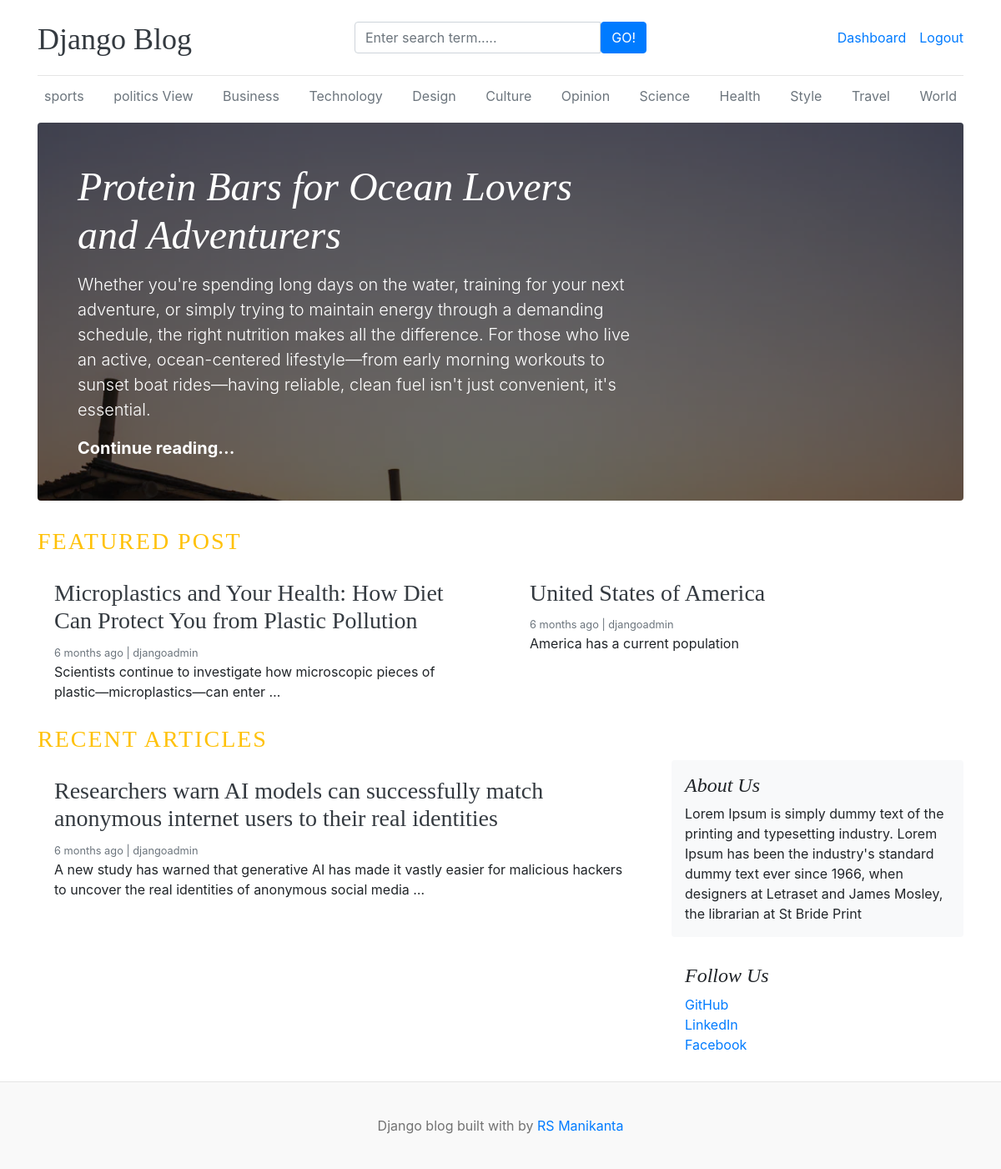
/ (signed in), run on the app's committed database.
### blogs/models.py (models this page shows, shortened)
class Category(models.Model):
    category_name =models.CharField(max_length=50,unique=True)
    created_at =models.DateTimeField(auto_now_add=True)
    updated_at =models.DateTimeField(auto_now=True)
    class Meta:
        verbose_name_plural='categories'
    def __str__(self):
        return self.category_name

class Blog(models.Model):
    title = models.CharField(max_length=100)
    slug= models.SlugField(max_length=150,unique=True,blank=True)
    category= models.ForeignKey(Category,on_delete=models.CASCADE)
    author= models.ForeignKey(User,on_delete=models.CASCADE)
    featured_image = models.ImageField(upload_to='upload/%y/%m/%d')
    short_description = models.TextField(max_length=500)
    blog_body = models.TextField(max_length=2000)
    status=models.CharField(max_length=20,choices=STATUS_CHOICES,default="Draft")
    is_featured=models.BooleanField(default=False)
    created_at=models.DateTimeField(auto_now_add=True)
    updated_at=models.DateTimeField(auto_now=True)

### assignments/models.py (models this page shows, shortened)
class About(models.Model):
    about_heading = models.CharField(max_length=25)
    about_description = models.TextField(max_length=225)
    created_at=models.DateTimeField(auto_now_add=True)
    updated_at=models.DateTimeField(auto_now=True)
    class Meta:
        verbose_name_plural='About'

class SocialLink(models.Model):
    platform = models.CharField(max_length=25)
    link = models.URLField(max_length=100)
    created_at=models.DateTimeField(auto_now_add=True)
    updated_at=models.DateTimeField(auto_now=True)

### blog_main/views.py (the view)
# urls.py: 2. Add a URL to urlpatterns:  path('', views.home, name='home')
def home(request):
    featured_post = Blog.objects.filter(is_featured=True,status='Published').order_by('updated_at')
    posts=Blog.objects.filter(is_featured=False,status='Published')
    try:
        about = About.objects.get()
    except:
        about=None
    context={
        'featured_post':featured_post,
        'posts':posts,
        'about':about,
    }
    return render(request,'home.html',context)

### blogs/context_processors.py (called while the page is built)
def get_categories(request):
    categories = Category.objects.all()
    return dict(categories=categories)

def get_social_links(request):
    social_links = SocialLink.objects.all()
    return dict(social_links=social_links)

### templates/home.html
{% extends 'base.html' %}
    {% block content%}
  {% for post in featured_post %}
  {% if forloop.first %}
<div class="jumbotron p-3 p-md-5 text-white rounded bg-dark" style="background-image: url({{ post.featured_image.url }});background-blend-mode: overlay;background-size:cover;">
    <div class="col-md-8 px-0">
      <h1 class="display-4 font-italic">{{post.title}}</h1>
      <p class="lead my-3">{{post.short_description}}</p>
      <p class="lead mb-0"><a href="{% url 'blogs' post.slug %}" class="text-white font-weight-bold">Continue reading...</a></p>
    </div>
  </div>
  {% endif %}
  {% endfor %}
  <h3 class="text-uppercase text-warning " style="letter-spacing: 2px;">Featured Post</h3>
<div class="row mb-2">
    {% for post in featured_post %}
        {% if not forloop.first %}
            <div class="col-md-6">
                <div class="card border-0">
                    <div class="card-body">
                        <h3> <a href="{% url 'blogs' post.slug %}" class="text-dark">{{ post.title }}</a></h3>
                        <small class="mb-1 text-muted">
                            {{ post.created_at | timesince }} ago | {{ post.author }}
                        </small>
                        <p class="card-text">
                            {{ post.short_description | truncatewords:10 }}
                        </p>
                    </div>
                </div>
            </div>
        {% endif %}
    {% endfor %}
</div>
 <h3 class="text-uppercase text-warning " style="letter-spacing: 2px;">Recent Articles</h3>
  <main role="main" class="container p-0">
    <div class="row">
      <div class="col-md-8 blog-main">
        {% for post in posts %}
<div class="card border-0">
                    <div class="card-body">
                        <h3><a href="{% url 'blogs' post.slug %}"class="text-dark">{{ post.title }}</a></h3>
                        <small class="mb-1 text-muted">
                            {{ post.created_at | timesince }} ago | {{ post.author }}
                        </small>
                        <p class="card-text">
                            {{ post.short_description | truncatewords:25 }}</p>
                    </div>
                </div>
      {% endfor  %}
      </div>
      <aside class="col-md-4 blog-sidebar">
        <div class="p-3 mb-3 bg-light rounded">
          <h4 class="font-italic">{{ about.about_heading }}</h4>
          <p class="mb-0">{{ about.about_description }}</p>
        </div>
        {% if social_links %}
        <div class="p-3">
          <h4 class="font-italic">Follow Us</h4>
          <ol class="list-unstyled">
            {% for i in social_links %}
            <li><a href="{{i.link}}" target="_blank">{{ i.platform }}</a></li>
            {% endfor %}
          </ol>
        </div>
        {% endif %}
      </aside>
    </div>
  </main>
</div>
{% endblock %}

### templates/base.html (shortened to what this page needs)
{% load static %}
<!DOCTYPE html>
<html lang="en">
<head>
    <link href="https://getbootstrap.com/docs/4.0/dist/css/bootstrap.min.css" rel="stylesheet">
    <link href="{% static 'css/blog.css' %}" rel="stylesheet">
    <link rel="stylesheet" href="https://cdnjs.cloudflare.com/ajax/libs/font-awesome/4.7.0/css/font-awesome.min.css">
  </head>
<body>
    <div class="container">
      <header class="blog-header py-3">
        <div class="row flex-nowrap justify-content-between align-items-center">
          <div class="col-4 pt-1">
            <a class="blog-header-logo text-dark" href="/">Django Blog</a>
          </div>
          <div class="col-4">
            <form action="{% url 'search' %}" method="GET">
            <div class="input-group">
              <input class="form-control" type="text" name="keyword" value="{{ keyword }}" placeholder="Enter search term....." aria-label="Enter Search term">
              <button type="submit" class="btn btn-primary" id="button-search" type="button">GO!</button>
            </div>
           </form>
          </div>
          <div class="col-4 d-flex justify-content-end align-items-center">
            {% if not user.is_authenticated %}
            <a class="btn btn-sm btn-warning" href="{% url 'login' %}">Login</a> &nbsp;
            <a class="btn btn-sm btn-outline-secondary" href="{% url 'register' %}">Register</a>
            {% else %}
            <span><a href="{% url 'dashboard' %}">Dashboard</a></span>
            <span><a href="{% url 'logout' %}">Logout</a></span>
            {% endif %}
          </div>
        </div>
      </header>
      <div class="nav-scroller py-1 mb-2">
        <nav class="nav d-flex justify-content-between">
          {% for cat in categories %}
          <a class="p-2 text-muted" href="{% url 'posts_by_category' cat.id %}">{{ cat }}</a>
          {% endfor %}
        </nav>
      </div>
{% block content %}
{% endblock %}
 <footer class="blog-footer">
  <p>Django blog built with  by <a href="#">RS Manikanta </a></p>
</footer>
</body>
</html>

### blog_main/static/css/blog.css (style rules this page uses)
.blog-header { border-bottom: 1px solid #e5e5e5; }
.blog-header-logo { font-family: "Playfair Display", Georgia, "Times New Roman", serif; font-size: 2.25rem; }
h1, h2, h3, h4, h5, h6 { font-family: "Playfair Display", Georgia, "Times New Roman", serif; }
.display-4 { font-size: 2.5rem; }
@media (min-width: 768px) { .display-4 { font-size: 3rem; } }
.blog-footer { padding: 2.5rem 0; color: #727272; text-align: center; background-color: #f9f9f9; border-top: .05rem solid #e5e5e5; }
.blog-footer p:last-child { margin-bottom: 0; }

### data on the page
Category: category_name "sports"
Category: category_name "politics View"
Category: category_name "Business"
Category: category_name "Technology"
Category: category_name "Design"
Category: category_name "Culture"
Category: category_name "Opinion"
Category: category_name "Science"
Category: category_name "Health"
Category: category_name "Style"
Category: category_name "Travel"
Category: category_name "World"
Blog: featured_image (picture), title "Protein Bars for Ocean Lovers and Adventurers", short_description "Whether you're spending long days on the water, training for your next adventure, or simply trying to maintain energy through a demanding schedule, the right nutrition makes all the difference. For those who live an active, ocean-centered lifestyle—from early morning workouts to sunset boat rides—having reliable, clean fuel isn't just convenient, it's essential."
Blog: title "Microplastics and Your Health: How Diet Can Protect You from Plastic Pollution", created_at "6 months", author "djangoadmin", short_description "Scientists continue to investigate how microscopic pieces of plastic—microplastics—can enter …"
Blog: title "United States of America", created_at "6 months", author "djangoadmin", short_description "America has a current population"
Blog: title "Researchers warn AI models can successfully match anonymous internet users to their real identities", created_at "6 months", author "djangoadmin", short_description "A new study has warned that generative AI has made it vastly easier for malicious hackers to uncover the real identities of anonymous social media …"
About: about_heading "About Us", about_description "Lorem Ipsum is simply dummy text of the printing and typesetting industry. Lorem Ipsum has been the industry's standard dummy text ever since 1966, when designers at Letraset and James Mosley, the librarian at St Bride Print"
SocialLink: platform "GitHub"
SocialLink: platform "LinkedIn"
SocialLink: platform "Facebook"
